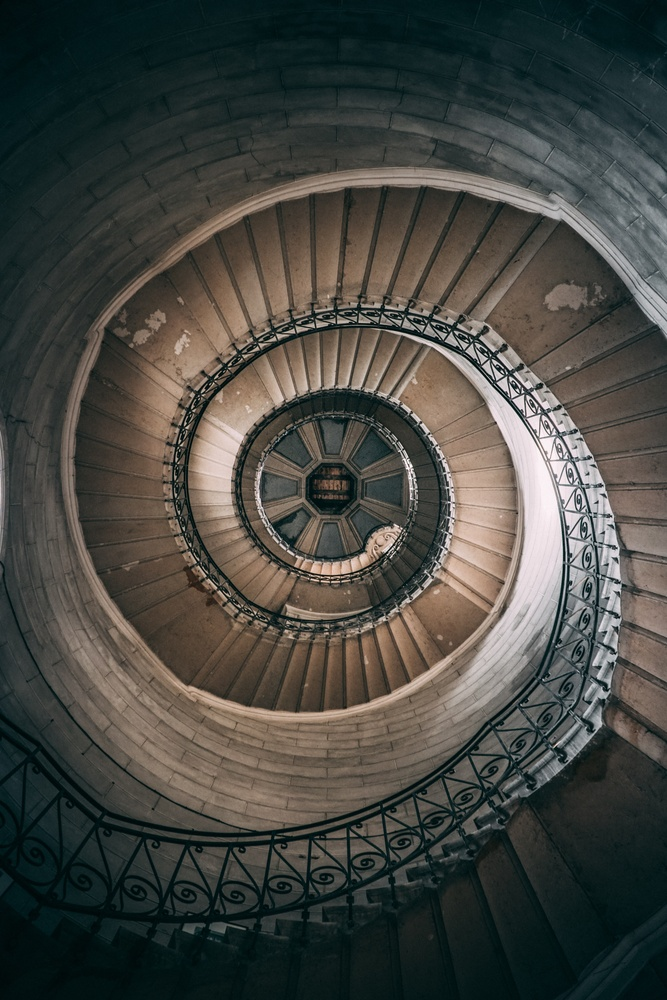
#> input picture imgs/test/1.jpg, 667 x 1000 px, shrunk from 4000 x 6000 before the run, found by its file name; its folder holds only this picture in this run
$ python scatterImg.py
#> lines starting #> are read from the running program, lines starting #| are printed output that depends on the picture
import numpy as np
import matplotlib.pyplot as plt
from mpl_toolkits.mplot3d import Axes3D
from PIL import Image

compress_rate = 0.2


def get_color(number):
#> called with number = 1
    img = Image.open("imgs/test/{}.jpg".format(number))
#> img is the input picture: PIL image 667x1000 RGB; mean R, G, B 70.1, 70.8, 65.6
    img.thumbnail((int(img.width*compress_rate),
                   int(img.height * compress_rate)))
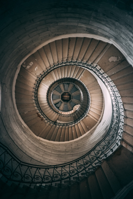
#> img: PIL image 133x199 RGB; mean R, G, B 70.2, 71, 65.8
    img_data = np.array(img).reshape(-1, 3)
    print(img_data.shape)
#| (26467, 3)

    def arr2hex(x): return '#%02x%02x%02x' % (x[0], x[1], x[2])

    r = img_data[:, 0]
    g = img_data[:, 1]
    b = img_data[:, 2]
    c = list(map(arr2hex, img_data))
#> c = 26467 items

    fig = plt.figure()
    ax = plt.axes(projection='3d')
    ax.scatter3D(r, g, b, c=c, alpha=0.3, s=1)
    ax.set_xlabel('R', fontsize=20)
    ax.set_ylabel('G', fontsize=20)
    ax.set_zlabel('B', fontsize=20)
    plt.savefig("imgs/blog/{}.jpg".format(number))
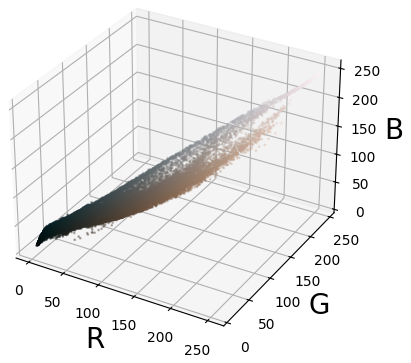
#> figure drawn by matplotlib, 1 panel


for i in range(1, 5):
#> (the run stopped early here; a loop or call above may not have finished)
